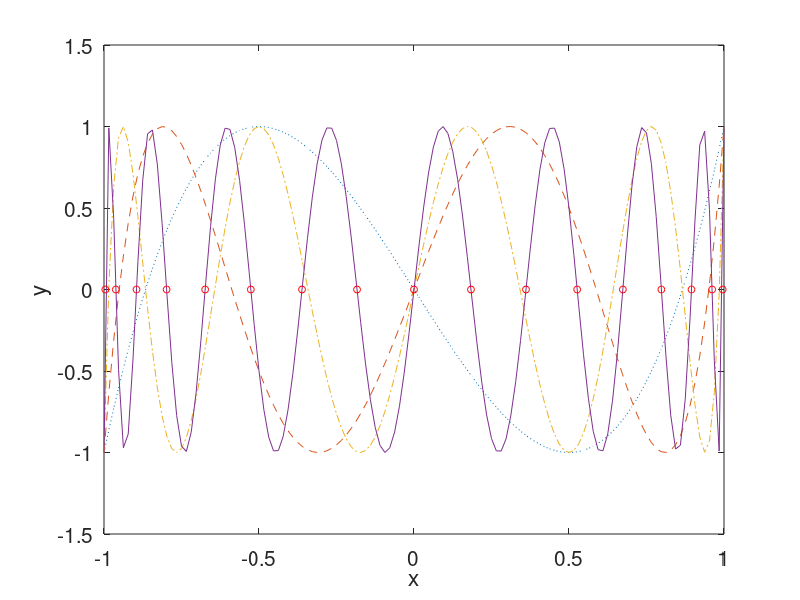

This chart was generated by the following MATLAB code:
hold on

%=====
% plot the Phi function
%=====

a=-1.0;
b= 1.0;

%---
for K=1:4
%---

N=2^K;

step=(b-a)/N;
for i=1:N+1
 xx(i)=a+step*(i-1.0);
 xx(i) = cos((i-0.5)*pi/(N+1));
end

M=128;
step=(b-a)/M;

for i=1:M+1
 x(i)=a+step*(i-1.0);
 prod = 1.0;
 for j=1:N+1
  prod=prod*(x(i)-xx(j));
 end
 y(i)=2^N*prod;
end

if(K==1)
 plot(x,y,':');
elseif(K==2)
 plot(x,y,'--');
elseif(K==3)
 plot(x,y,'-.');
else
 plot(x,y);
end

end

hold on
plot(xx,0,'o','markersize',5,'color','red')
xlabel('x','fontsize',15)
ylabel('y','fontsize',15)
set(gca,'fontsize',15)
axis([-1 1 -4 4])
axis([-1 1 -1.5 1.5])
box
